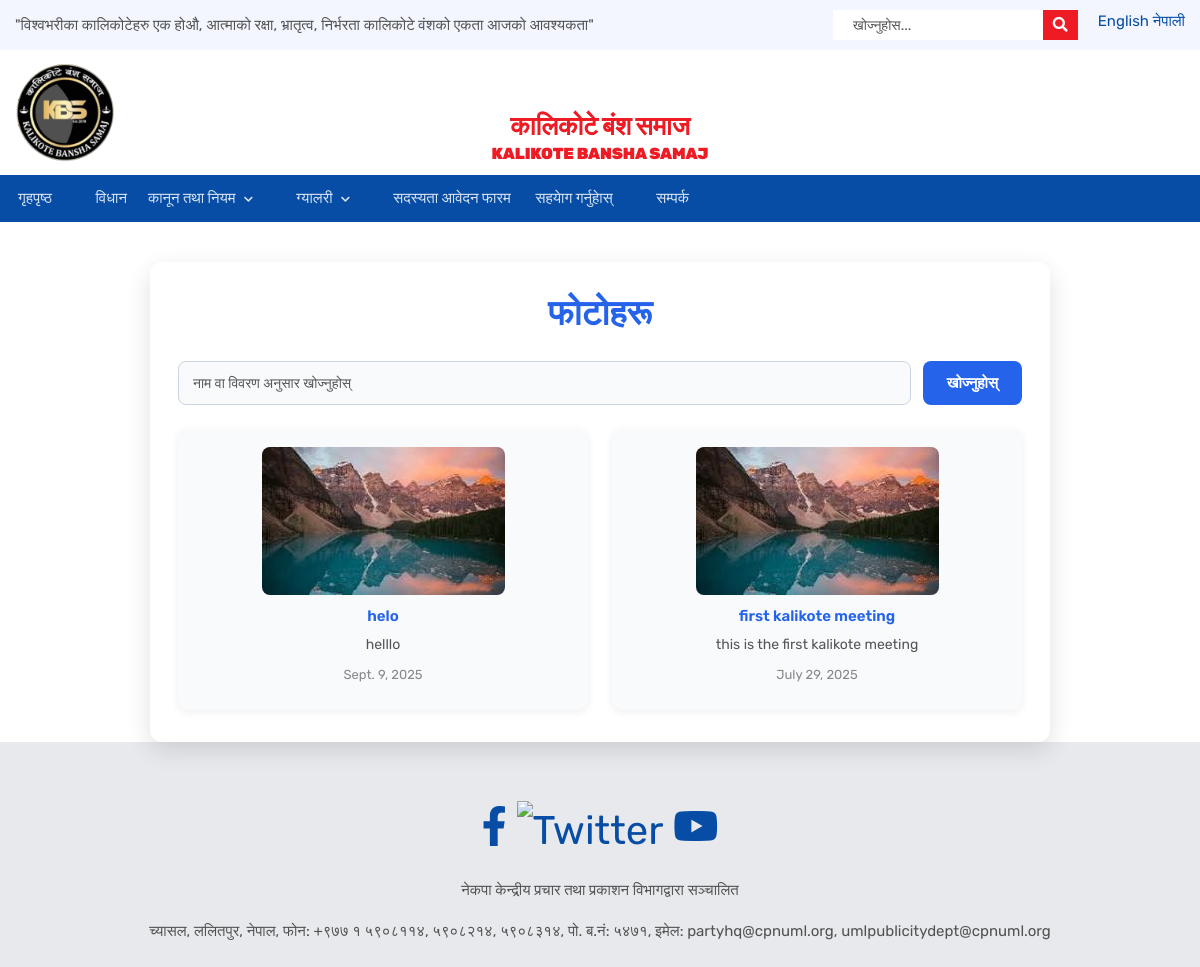
/photos/, run on the app's committed database.
### adminuses/models.py (models this page shows, shortened)
class Photo(models.Model):
    title = models.CharField(max_length=100)
    image = models.ImageField(upload_to='photos/')
    description = models.TextField(blank=True)
    date = models.DateField()

### gallery/views.py (the view)
# urls.py: path('photos/',photo_gallery,name='photo_gallery'),
def photo_gallery(request):
    query = request.GET.get('q', '')
    if query:
        photos = Photo.objects.filter(
            models.Q(title__icontains=query) | models.Q(description__icontains=query)
        )
    else:
        photos = Photo.objects.all().order_by('-date')
    return render(request, 'photo_gallery.html', {  'photos': photos})

### adminuses/context_processor.py (called while the page is built)
def logo_context(request):
    logo = Logo.objects.first()
    return {'logo': logo}

### templates/photo_gallery.html (shortened to what this page needs)
{% extends 'baseuser.html' %}
{% block content %}
<div class="manage-photos-container">
  <h2 style="text-align:center; color:#2563eb; margin-bottom:28px;">फोटोहरू</h2>
  <form method="get" class="photo-search-form">
    <input type="text" name="q" placeholder="नाम वा विवरण अनुसार खोज्नुहोस्" value="{{ request.GET.q|default:'' }}">
    <button type="submit">खोज्नुहोस्</button>
  </form>
  <div class="photo-grid">
    {% for photo in photos %}
      <div class="photo-card">
        <a href="{{ photo.image.url }}" target="_blank">
          <img src="{{ photo.image.url }}" alt="{{ photo.title }}">
        </a>
        <div class="photo-title">{{ photo.title }}</div>
        <div class="photo-desc">{{ photo.description }}</div>
        <div class="photo-date">{{ photo.date }}</div>
      </div>
    {% empty %}
      <p style="grid-column: 1/-1; text-align:center; color:#888;">No photos found.</p>
    {% endfor %}
  </div>
</div>
{% endblock %}

### templates/photo_gallery.html (style rules this page uses)
.manage-photos-container { max-width: 900px; margin: 40px auto; background: #fff; border-radius: 12px; box-shadow: 0 8px 24px rgba(0,0,0,0.12); padding: 32px 28px; }
.photo-search-form { display: flex; gap: 12px; margin-bottom: 24px; }
.photo-search-form input { flex: 1; padding: 10px 14px; border-radius: 8px; border: 1px solid #cbd5e1; font-size: 15px; background: #f8fafc; }
.photo-search-form button { padding: 10px 24px; border-radius: 8px; background: #2563eb; color: #fff; border: none; font-weight: 600; cursor: pointer; transition: background 0.3s; }
.photo-grid { display: grid; grid-template-columns: repeat(auto-fit, minmax(220px, 1fr)); gap: 24px; }
.photo-card { background: #f8fafc; border-radius: 10px; box-shadow: 0 2px 8px rgba(0,0,0,0.07); padding: 18px 12px 16px 12px; text-align: center; }
.photo-card img { max-width: 100%; max-height: 180px; border-radius: 8px; margin-bottom: 10px; }
.photo-card .photo-title { font-weight: 600; color: #2563eb; margin-bottom: 6px; }
.photo-card .photo-desc { color: #555; font-size: 14px; margin-bottom: 10px; }
.photo-card .photo-date { color: #888; font-size: 13px; margin-bottom: 10px; }

### data on the page
Photo: image (picture), title "helo", description "helllo", date "Sept. 9, 2025"
Photo: image (picture), title "first kalikote meeting", description "this is the first kalikote meeting", date "July 29, 2025"
